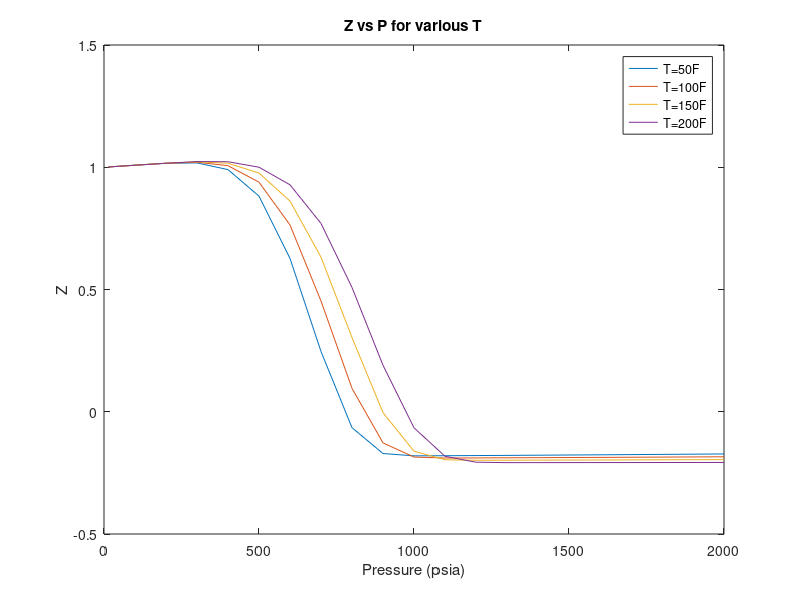

MATLAB code to generate this figure:
function [] = Zplot()
%Zplot Calculates Z for various P and T from composition input, assuming gas
%of C1,C2,C3 only. 
%   User is asked to provide composition values for C1,C2 & C3 and then Z
%   is calculated for T(50-200F) and P(14.7 and 100-2000 psia).Main output 
%   is a plot of Z vs P for four different T.
%   Secondary output is a table of Z values for the various P & T. Currently
%   the table is not displayed by default, however this can be changed by
%   removing the percent sign "%" from the penultimate line of the function's
%   .m file.

%% --- 1. Input ---

% -- First-time Input

disp('Enter composition of gas. Note that the decimal point is "." and not ","')
C1= input('Enter C1: ')
C2= input('Enter C2: ')
C3= input('Enter C3: ')

% -- 1.2 Check if sum of C1,C2,C3 = 1 & user errors

proceed='n'; % So that it will enter the while_loop the first time if C1+C2+C3~=1
while C1+C2+C3~=1 & proceed== 'n'
    proceed= input('The given composition does not account for 100% of gas (sum of C1,C2,C3 =/=1). Continue anyway? (y/n | include single quotes in your answer): ');
    if proceed == 'n'
        disp('Enter composition of gas. Note that the decimal point is "." and not ","')
        C1= input('Enter C1: ')
        C2= input('Enter C2: ')
        C3= input('Enter C3: ')
    end
end

%% --- 2. Calculations ---

% -- 2.1 Basic Calculations

C = [C1 C2 C3];             % arranging composition values in a vector
MW = [16 30 44];            % Molecular weights for C1, C2 & C3 respectively
Sg = sum(C.*MW)/28.97       % Calculating Specific gravity for the specified (via composition) gas
Ppc = 677+15*Sg -37.5*Sg^2  % Calc of pseudo-critical Pressure
Tpc = 168+325*Sg-12.5*Sg^2  % Calc of pseudo-critical Temperature
Ppsia = [ 14.7 100:100:2000]; % Creates Pressure vector of 14.7 100 200 300... 2000 psia
Tf = [50:50:200];           % Creates Temperature vector (in Fahrenheit) with the following: 50 100 150 200
Tr = Tf+459.67;             % Converts the above to Rankine. Note that Tf(i) corresponds to Tr(i), e.g. Tf(3)= 150 & Tr(3)=150+459.67=Tf(3)+459.67
Ppr = Ppsia / Ppc;          % Calc of pseudo-reduced Pressure vector
Tpr = Tr/ Tpc;              % Calc of pseudo-reduced temperature vector

% -- 2.2 Calc of Z

Z = zeros(4,21);  % Preallocate matrix, where the four rows correspond to four different temperatures, 50/100/150/200 F
for i=1:1:4
    % Effectively i sets working temperature and j working pressure
    % A,C,D are functions of Temperature alone and therefore are calculated in the i-loop
    A=1.39*(Tpr(i)-0.92)^0.5-0.36*Tpr(i)-0.101;
    C=0.132-0.32*log10(Tpr(i));
    D=10^(0.3106-0.49*Tpr(i)+0.1824*Tpr(i)^2);
    for j=1:1:21
        B=(0.62-0.23*Tpr(i))*Ppr(j)+(0.066/(Tpr(i)-0.86)-0.037)*Ppr(j)^2+0.32/(10^(9*(Tpr(i)-1)))*Ppr(j)^6;
        Z(i,j)=A+(1-A)/exp(B)+C*Ppr(j)^D;
    end
end

%% --- 3. Output ---

% -- 3.1 Plot Z vs P
figure
plot(Ppsia,Z(1,:),Ppsia,Z(2,:),Ppsia,Z(3,:),Ppsia,Z(4,:))
title('Z vs P for various T')
xlabel('Pressure (psia)')
ylabel('Z')
legend('T=50F','T=100F','T=150F','T=200F')

% -- 3.2 Table output

%Haven't figured out how to present Z values in a satisfactory manner.
%However you may wish to remove the "%" from the penultimate line (before
%end). This will produce a table for which each row corresponds to a given
%Temperature (50, 100, 150, 200) and each column to a given Pressure
%(14.7,100,200...2000|N=21 values, 20 for 100...2000 plus 14.7).

% TABLE=array2table(Z)
end

